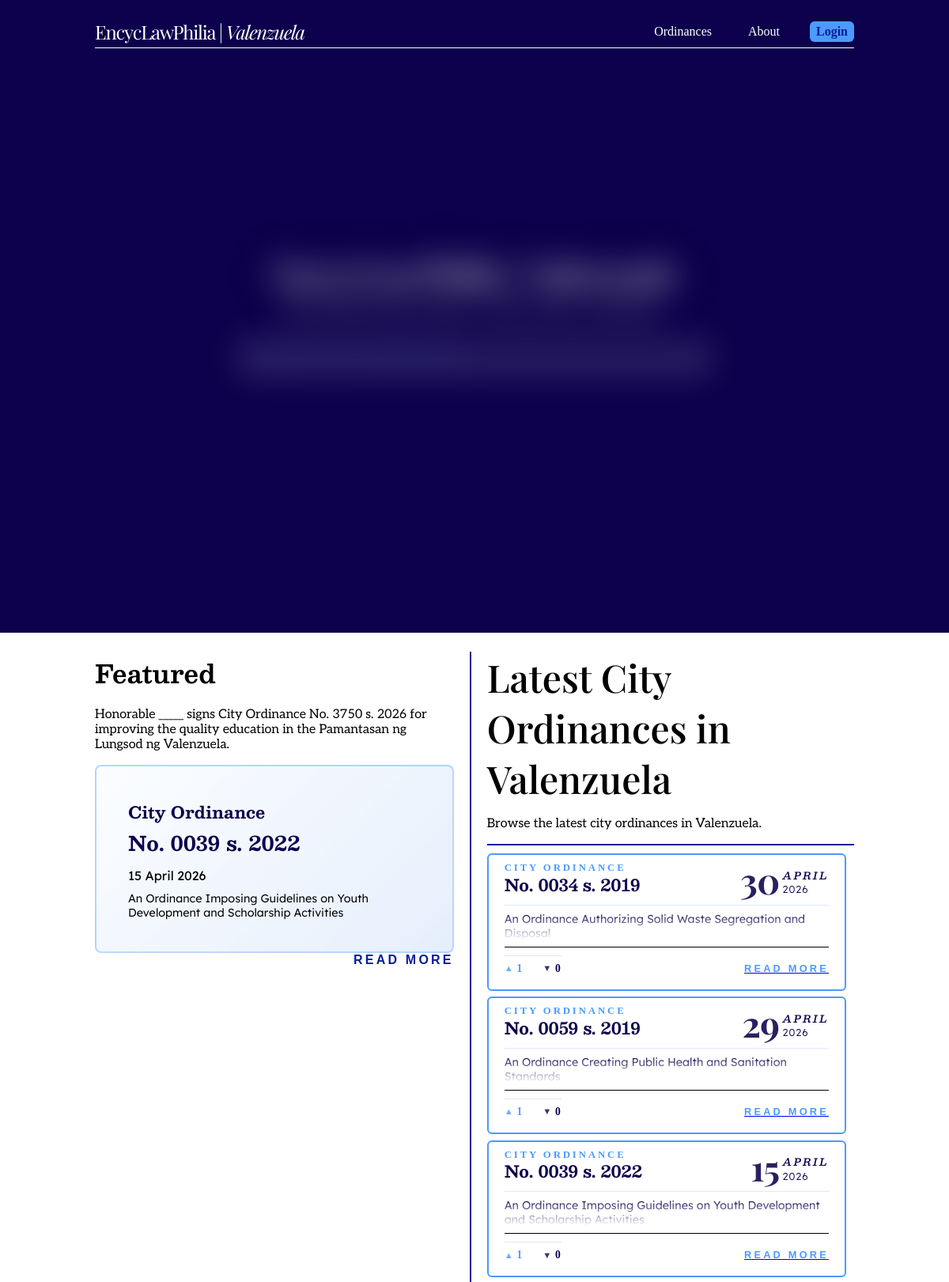
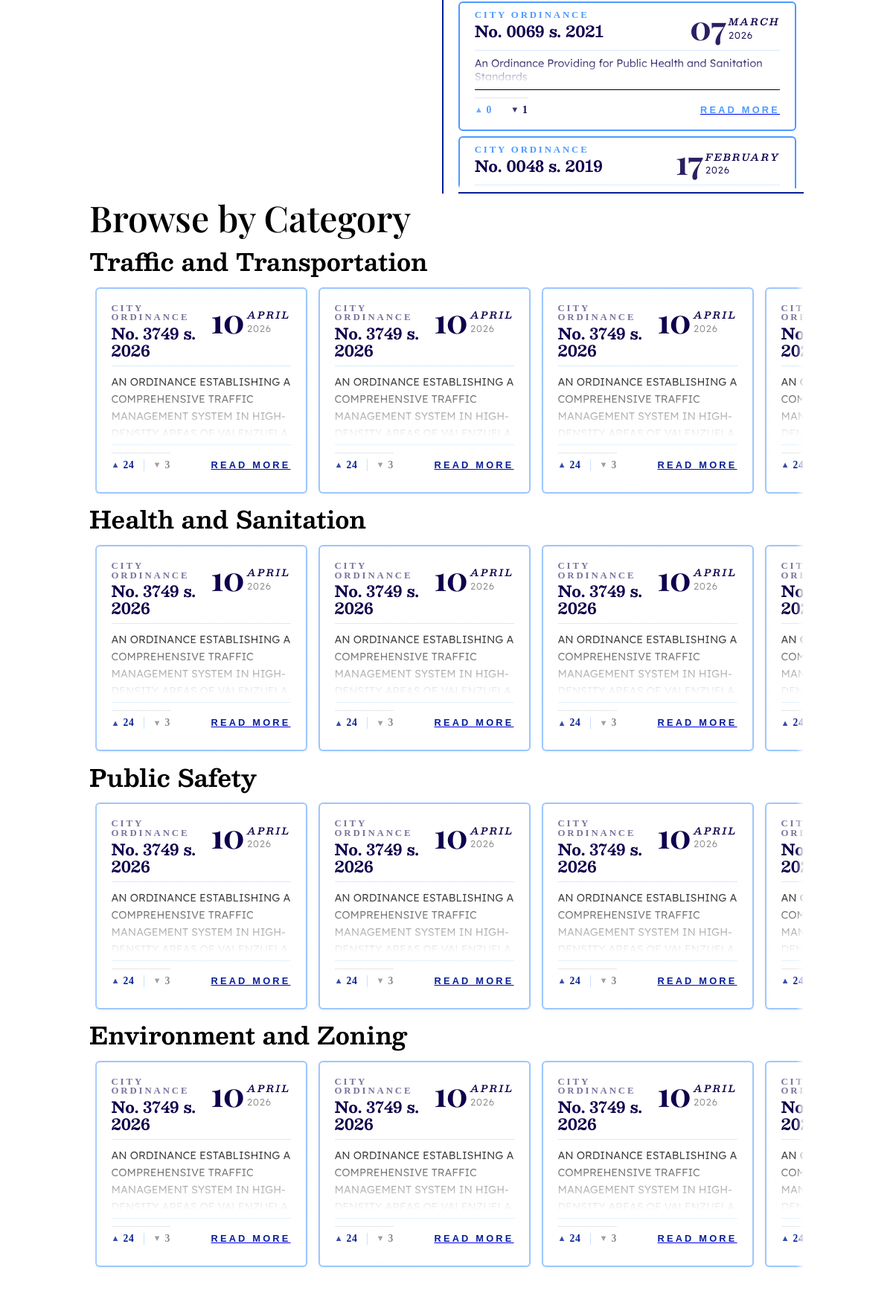
The page / (upper part) on the database its author committed (2 pictures, top to bottom).
### tables this page shows
CREATE TABLE Ordinances (
    ordinance_id        INT             NOT NULL AUTO_INCREMENT,
    ordinance_number    VARCHAR(50)     NOT NULL,
    title               VARCHAR(255)    NOT NULL,
    author_sponsor      VARCHAR(150)        NULL,
    series_year         VARCHAR(10)         NULL,
    category_id         INT                 NULL,
    barangay_id         INT                 NULL,
    status              VARCHAR(50)     NOT NULL,
    date_enacted        DATETIME            NULL,
    pdf_file            VARCHAR(255)        NULL,
    created_at          DATETIME        NOT NULL DEFAULT CURRENT_TIMESTAMP,
    summary             TEXT                NULL,
    full_text           LONGTEXT            NULL,
    deleted_at          DATETIME            NULL,

    CONSTRAINT pk_ordinances PRIMARY KEY (ordinance_id),
    CONSTRAINT uq_ordinances_number UNIQUE (ordinance_number),
    CONSTRAINT fk_ordinances_category
        FOREIGN KEY (category_id) REFERENCES Categories (category_id)
        ON UPDATE CASCADE ON DELETE SET NULL,
    CONSTRAINT fk_ordinances_barangay
        FOREIGN KEY (barangay_id) REFERENCES Barangays (barangay_id)
        ON UPDATE CASCADE ON DELETE SET NULL
);

### index.php (the view, shortened to what the rows shown need)
<?php
$pdo = getDatabaseConnection();
$stmt = $pdo->prepare("CALL sp_GetTrendingOrdinance()");
$stmt->execute();
$featured_ordinance = $stmt->fetch(PDO::FETCH_ASSOC) ?: null;
$stmt = $pdo->prepare("CALL sp_GetRecentOrdinances()");
$stmt->execute();
$results_latest = $stmt->fetchAll(PDO::FETCH_ASSOC);
?>
<?php
$currentPage = "home";
require_once 'fragments/head.php';
?>
<body class="<?php echo isset($currentPage) ? htmlspecialchars($currentPage) : 'default'; ?>" id="top">
    <section class="hero-container">
        <?php require_once 'fragments/header.php'; ?>
        <div class="hero">
            <hgroup class="title">
                <?php require_once 'fragments/brand_title.php'; ?>
            </hgroup>
        </div>
    </section>
    <main class="home">
        <section class="dashboard" id="browse-latest">
            <div class="flex-column" id="featured">
                <h2>Featured</h2>
                <div class="card-featured">
                    <div class="card-title">City Ordinance<br /><span class="numeral-and-series">
                            No. <?php echo htmlspecialchars($featured_ordinance['ordinance_number'], ENT_QUOTES, 'UTF-8'); ?>
                            s. <?php echo htmlspecialchars($featured_ordinance['series_year'], ENT_QUOTES, 'UTF-8'); ?>
                        </span>
                    </div>
                    <div class="preview-container">
                        <div class="preview-text">
                            <?php echo htmlspecialchars($featured_ordinance['title'], ENT_QUOTES, 'UTF-8'); ?>
                        </div>
                    </div>
                </div>
            </div>
            <div class="flex-column">
                <h1>Latest City Ordinances in Valenzuela</h1>
                <div class="vertical-carousel-frame">
                    <div class="vertical-carousel-wrapper">
                        <ul class="vertical-carousel">
                            <?php if (!empty($results_latest)): ?>
                                <?php foreach ($results_latest as $row): ?>
                                    <li>
                                        <div class="card-banner">
                                            <div class="card-header">
                                                <div class="card-label-group">
                                                    <span class="card-type">City Ordinance</span>
                                                    <span class="numeral-and-series">
                                                        No. <?php echo htmlspecialchars($row['ordinance_number'], ENT_QUOTES, 'UTF-8'); ?>
                                                        s. <?php echo htmlspecialchars($row['series_year'], ENT_QUOTES, 'UTF-8'); ?>
                                                    </span>
                                                </div>
                                                <div class="date">
                                                    <span class="date-day">
                                                        <?php echo htmlspecialchars($row['enactment_day'], ENT_QUOTES, 'UTF-8'); ?>
                                                    </span>
                                                    <div class="date-meta">
                                                        <span class="date-month">
                                                            <?php echo htmlspecialchars($row['enactment_month'], ENT_QUOTES, 'UTF-8'); ?>
                                                        </span>
                                                        <span class="date-year">
                                                            <?php echo htmlspecialchars($row['enactment_year'], ENT_QUOTES, 'UTF-8'); ?>
                                                        </span>
                                                    </div>
                                                </div>
                                            </div>
                                            <div class="preview-container">
                                                <div class="preview-text">
                                                </div>
                                            </div>
                                            <div class="card-footer">
                                                <div class="card-engagement">
                                                    <span class="engagement-item likes">
                                                        <span class="engagement-icon">▲</span>
                                                        <span class="engagement-count">
                                                            <?php echo htmlspecialchars($row['like_count'], ENT_QUOTES, 'UTF-8'); ?>
                                                        </span>
                                                    </span>
                                                    <span class="engagement-item dislikes">
                                                        <span class="engagement-icon">▼</span>
                                                        <span class="engagement-count">
                                                            <?php echo htmlspecialchars($row['dislike_count'], ENT_QUOTES, 'UTF-8'); ?>
                                                        </span>
                                                    </span>
                                                </div>
                                                <a href="ordinance.php?id=...">
                                                    <p class="link">Read More</p>
                                                </a>
                                            </div>
                                        </div>
                                    </li>
                                <?php endforeach; ?>
                            <?php else: ?>
                                <div class="no-results">
                                    <p>There are no latest ordinances. Palpak sa Valenzuela.</p>
                                </div>
                            <?php endif; ?>
                        </ul>
                    </div>
                </div>
            </div>
        </section>
        <section class="dashboard" id="browse-category">
            <h1>Browse by Category</h1>
            <h2>Traffic and Transportation</h2>
            <h2>Health and Sanitation</h2>
            <h2>Public Safety</h2>
            <h2>Environment and Zoning</h2>
        </section>
    </main>
</body>
</html>

### rows shown on the page
ordinances: series_year "2022", title "An Ordinance Imposing Guidelines on Youth Development and Scholarship Activities", ordinance_number "0039", enactment_day "15", enactment_month "APRIL", enactment_year "2026", like_count "1", dislike_count "0"
ordinances: ordinance_number "0034", series_year "2019", enactment_day "30", enactment_month "APRIL", enactment_year "2026", like_count "1", dislike_count "0"
ordinances: ordinance_number "0059", series_year "2019", enactment_day "29", enactment_month "APRIL", enactment_year "2026", like_count "1", dislike_count "0"
ordinances: ordinance_number "0069", series_year "2021", enactment_day "07", enactment_month "MARCH", enactment_year "2026", like_count "0", dislike_count "1"
ordinances: ordinance_number "0048", series_year "2019", enactment_day "17", enactment_month "FEBRUARY", enactment_year "2026"

### other values the page prints
$featured_ordinance['ordinance_number'] "0039"
$featured_ordinance['date_enacted_fmt'] "15 April 2026"
